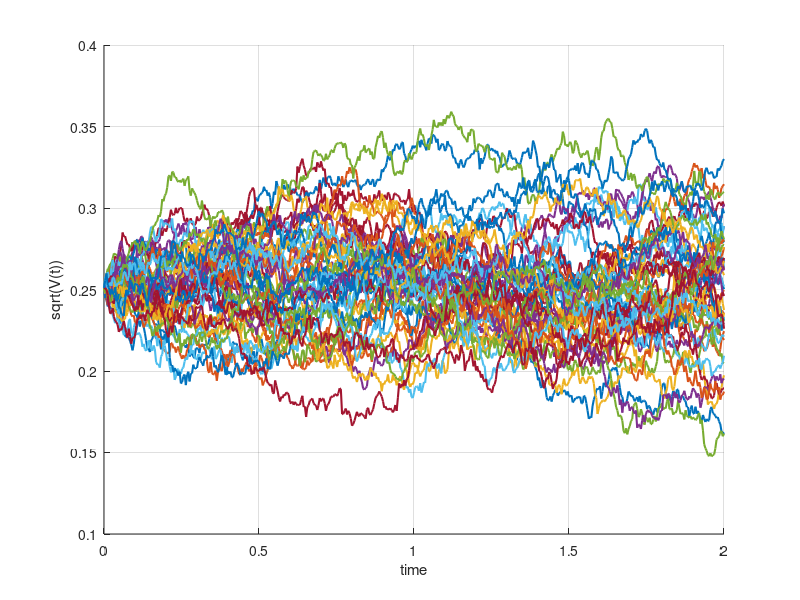

The MATLAB script that drew this image: (Note: this script raises an error after producing the figure.)
function SZHWvsHestonDensity
clc;close all;

% Heston model parameter settings

NoOfPaths = 25000; 
NoOfSteps = 500; 
T         = 2.0;
v0        = 0.063;
vbar      = 0.063;

% Set 1

kappa     = 1.2;
gamma     = 0.1;

% Set 2

%kappa     = 0.25;
%gamma     = 0.63;

% Effect of kappa on Monte Carlo paths

figure(1); hold on; grid on;
randn('seed',7)
[V,timeGrid] = GeneratePathsCIREuler(NoOfPaths,NoOfSteps,v0,kappa,vbar,gamma,T);

% Volatility for the Heston model, sqrt(v(t))

volHeston = sqrt(V);

% Plot paths for the volatility

plot(timeGrid,volHeston(1:50,:),'linewidth',1.5)
xlim([0,T])
xlabel('time')
ylabel('sqrt(V(t))')

% The Ornstein-Uhlenbec process for the volatility for the SZ model

kappa    = 1;
sigma0   = sqrt(v0);
sigmaBar = (mean(volHeston(:,end))-sigma0*exp(-T))/(1.0 - exp(-T));
gamma    = sqrt(2.0*var(volHeston(:,end))/(1.0-exp(-2.0*T)));
[sigma,~] = GeneratePathsOrnsteinUhlenbecEuler(NoOfPaths,NoOfSteps,T,sigma0,sigmaBar, kappa, gamma);

% Plotting of the densities for both processes

[yHes,xHes]=ksdensity(volHeston(:,end));
[ySZ,xSZ]=ksdensity(sigma(:,end));

figure(2)
plot(xHes,yHes,'b','linewidth',1.5);
hold on
plot(xSZ,ySZ,'.-r','linewidth',1.5);
grid on
legend('Heston vol.: sqrt(V(T)','Schobel-Zhu vol.: sigma(T)')

function [V,time] = GeneratePathsCIREuler(NoOfPaths,NoOfSteps,v0,kappa,vbar,gamma,T)

% Define initial values

V=zeros(NoOfPaths,NoOfSteps);
V(:,1) = v0;

% Random noise

Z=random('normal',0,1,[NoOfPaths,NoOfSteps]);
W=zeros([NoOfPaths,NoOfSteps]);

dt = T / NoOfSteps;
time = zeros([NoOfSteps+1,1]);
for i=1:NoOfSteps
    if NoOfPaths>1
        Z(:,i)   = (Z(:,i) - mean(Z(:,i))) / std(Z(:,i));
    end
    W(:,i+1)  = W(:,i) + sqrt(dt).*Z(:,i);
    V(:,i+1)  = V(:,i) + kappa*(vbar-V(:,i))*dt+  gamma* sqrt(V(:,i)).* (W(:,i+1)-W(:,i));
        
    % We apply here the truncation scheme to deal with negative values

    V(:,i+1) = max(V(:,i+1),0);
    time(i+1) = time(i) + dt;
end

function [sigma,time] = GeneratePathsOrnsteinUhlenbecEuler(NoOfPaths,NoOfSteps,T,sigma0,sigmaBar, kappa, gamma)  

% Define initial values

sigma=zeros(NoOfPaths,NoOfSteps);
sigma(:,1) = sigma0;

% Random noise

Z=random('normal',0,1,[NoOfPaths,NoOfSteps]);
W=zeros([NoOfPaths,NoOfSteps]);

dt = T / NoOfSteps;
time = zeros([NoOfSteps+1,1]);
for i=1:NoOfSteps
    if NoOfPaths>1
        Z(:,i)   = (Z(:,i) - mean(Z(:,i))) / std(Z(:,i));
    end
    W(:,i+1)  = W(:,i) + sqrt(dt).*Z(:,i);
    sigma(:,i+1)  = sigma(:,i) + kappa*(sigmaBar-sigma(:,i))*dt + gamma* (W(:,i+1)-W(:,i));
    time(i+1) = time(i) + dt;
end
